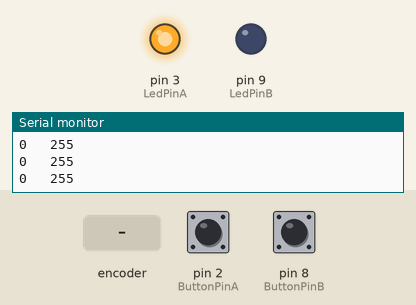
This sketch was run on a simulated Arduino Uno, built with avr-gcc and run on an emulated ATmega328P. On the bench: output pins drawn as LEDs (lit = HIGH), the last lines printed to the serial monitor. The test bench sets the inputs (shaded band); at power-on: pin 2 (ButtonPinA) LOW, pin 8 (ButtonPinB) LOW.

Above: at 1.2 s.
1.3 s: rotary encoder on pin 2 (ButtonPinA) / pin 8 (ButtonPinB) turned 1 step (first pin leading)
At 2.11 s:
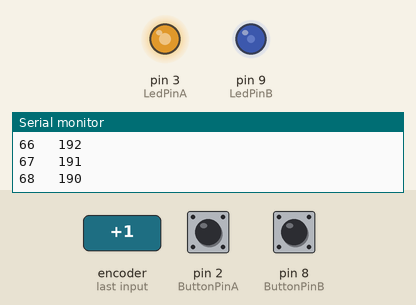
At 5.0 s:
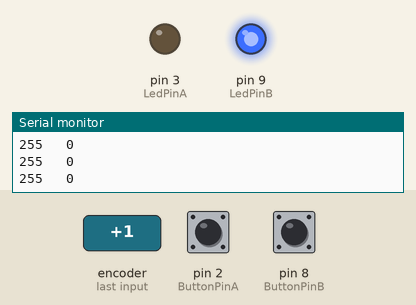
Timing chart, 0 to 6.5 s (numbered marks = the images above; inputs shaded):
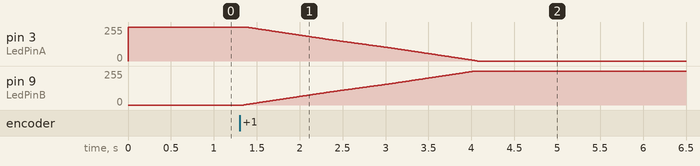

Measured:
- after the input at 1.3 s, pin 3 (LedPinA): moves from 255/255 to 0/255 over 2.7 s, starting after 0.08 s; pin 9 (LedPinB): moves from 0/255 to 255/255 over 2.7 s, starting after 0.05 s

The sketch:

Project_25_Magical_Light_Cup.ino
```cpp
int LedPinA = 3;
int LedPinB = 9;
int ButtonPinA = 2;
int ButtonPinB = 8;
int buttonStateA = 0;
int buttonStateB = 0;
int brightnessA = 0;
int brightnessB= 255;
void setup()
{
Serial.begin(9600);
pinMode(LedPinA, OUTPUT);
pinMode(LedPinB, OUTPUT);


pinMode(ButtonPinA, INPUT);
pinMode(ButtonPinB, INPUT);
}
void loop()
{
buttonStateA = digitalRead(ButtonPinA);
if (buttonStateA == HIGH && brightnessA != 255)
{
brightnessA ++;
}
if (buttonStateA == LOW && brightnessA != 0)
{
brightnessA --;
}
analogWrite(LedPinB, brightnessA);
Serial.print(brightnessA);

Serial.print("   ");
buttonStateB = digitalRead(ButtonPinB);
if (buttonStateB == HIGH && brightnessB != 0)
{
brightnessB --;
}
if (buttonStateB == LOW && brightnessB != 255)
{
brightnessB++;
}
analogWrite(LedPinA, brightnessB);
Serial.println(brightnessB);
delay(5);
}
```
